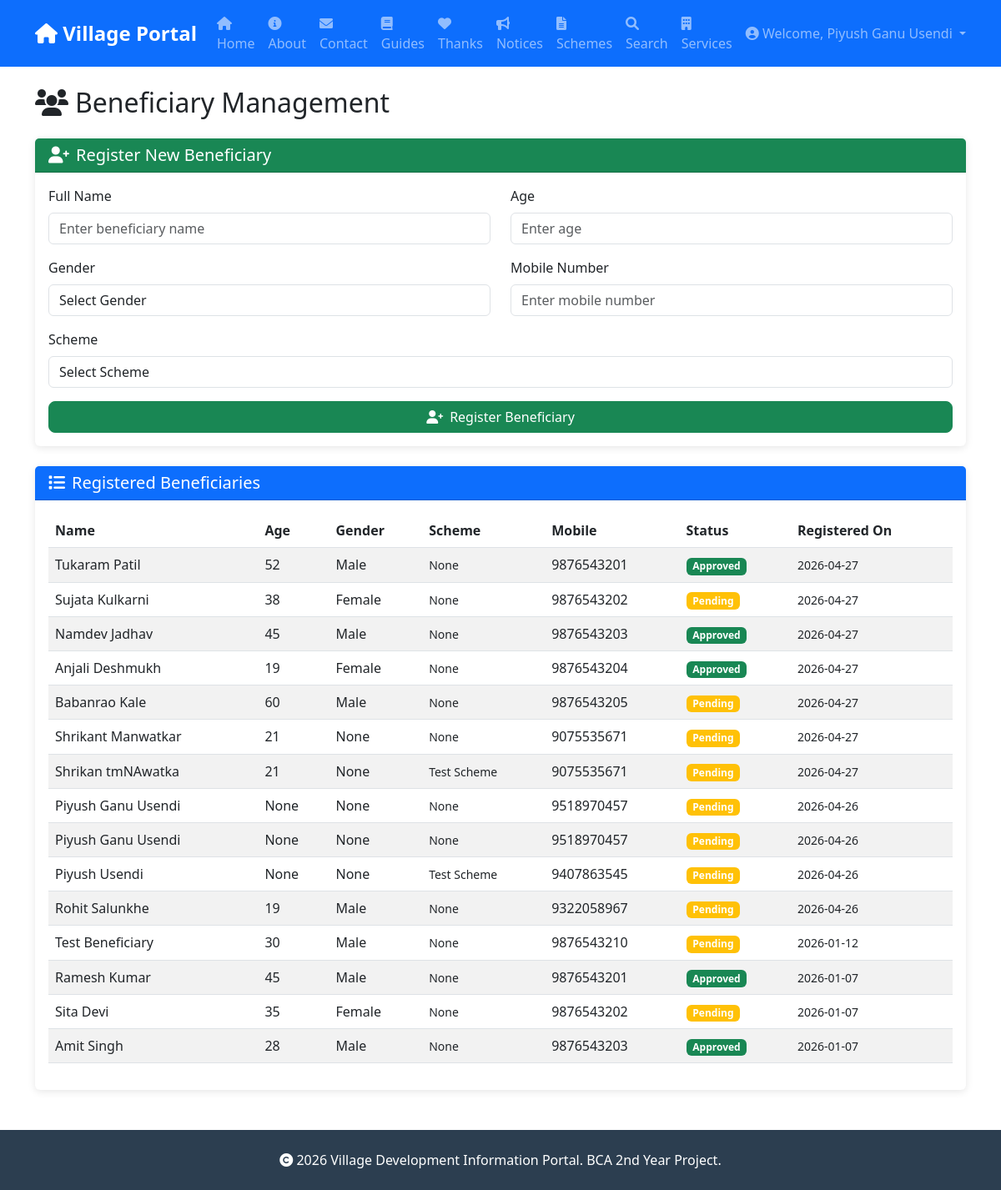
Before: /beneficiaries (signed in) with the older database file.
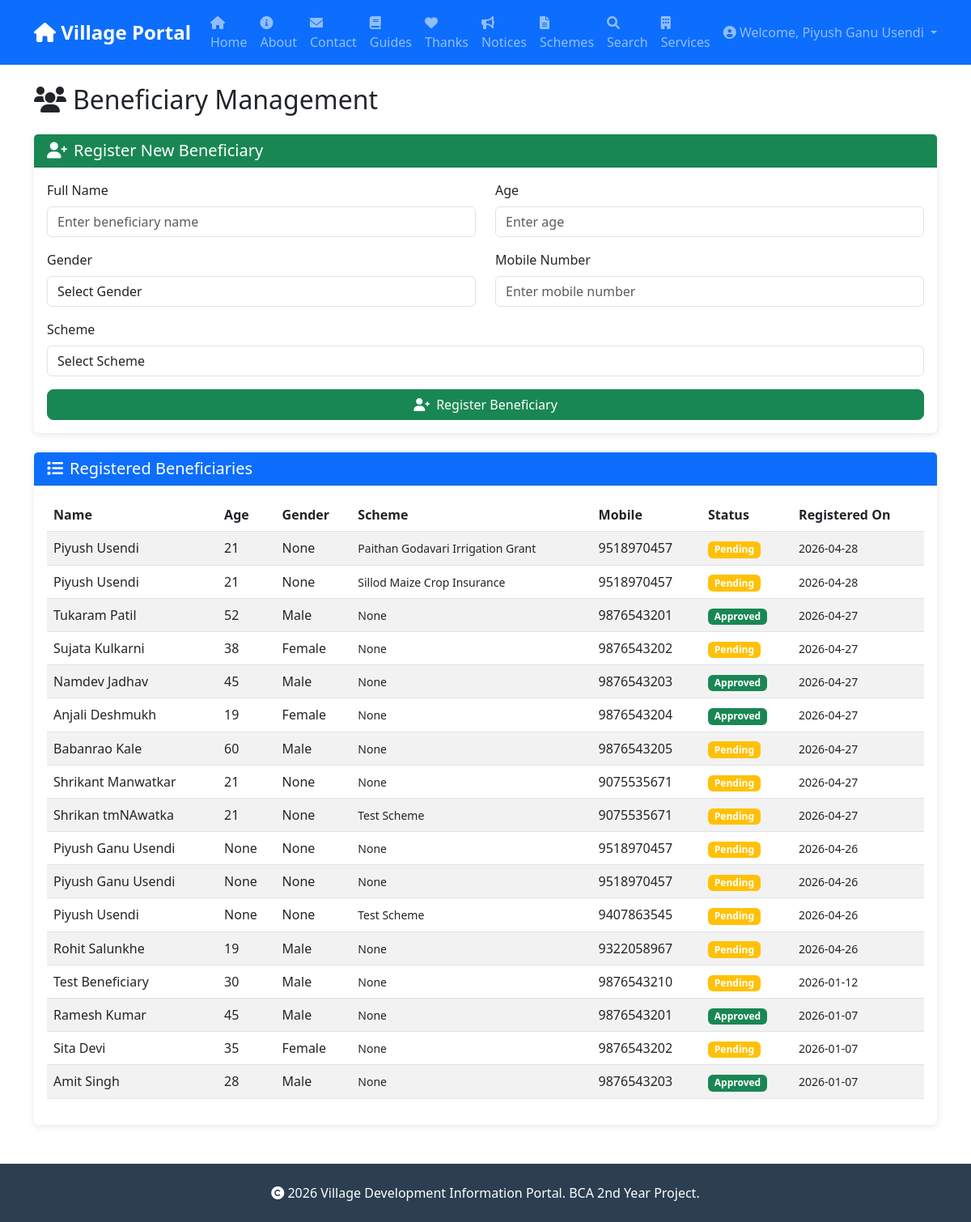
After: the same page with the newer database file.
### tables this page shows
CREATE TABLE users (
            id INTEGER PRIMARY KEY AUTOINCREMENT,
            name TEXT NOT NULL,
            email TEXT UNIQUE NOT NULL,
            password_hash TEXT NOT NULL,
            role TEXT NOT NULL,
            created_at TIMESTAMP DEFAULT CURRENT_TIMESTAMP
        , theme_preference TEXT DEFAULT 'light', location TEXT);

CREATE TABLE beneficiaries (
            id INTEGER PRIMARY KEY AUTOINCREMENT,
            name TEXT NOT NULL,
            age INTEGER,
            gender TEXT,
            scheme_id INTEGER,
            mobile TEXT,
            status TEXT DEFAULT 'Pending',
            registered_on TIMESTAMP DEFAULT CURRENT_TIMESTAMP
        , user_id INTEGER, dob TEXT, aadhaar TEXT);

CREATE TABLE schemes (
            id INTEGER PRIMARY KEY AUTOINCREMENT,
            title TEXT NOT NULL,
            description TEXT,
            department TEXT,
            eligibility TEXT,
            benefits TEXT,
            apply_link TEXT,
            published_on TIMESTAMP DEFAULT CURRENT_TIMESTAMP
        , location TEXT DEFAULT "All");

### app.py (the view)
@app.route('/beneficiaries')
@login_required
def beneficiaries():
    conn = get_db()
    cursor = conn.cursor()
    cursor.execute('''
        SELECT b.*, s.title as scheme_name
        FROM beneficiaries b
        LEFT JOIN schemes s ON b.scheme_id = s.id
        ORDER BY b.registered_on DESC
    ''')
    beneficiaries = cursor.fetchall()
    cursor.execute('SELECT id, title FROM schemes')
    schemes = cursor.fetchall()
    conn.close()
    return render_template('beneficiaries.html',
                         beneficiaries=beneficiaries,
                         schemes=schemes)

### app.py (called while the page is built)
def get_db():
    db_path = app.config.get('DATABASE', 'database.db')
    conn = sqlite3.connect(db_path)
    conn.row_factory = sqlite3.Row
    return conn

@login_manager.user_loader
def load_user(user_id):
    conn = get_db()
    cursor = conn.cursor()
    cursor.execute('SELECT * FROM users WHERE id = ?', (user_id,))
    user = cursor.fetchone()
    conn.close()
    if user:
        return User(user['id'], user['name'], user['email'], user['role'], dict(user).get('location'))
    return None

### templates/beneficiaries.html (shortened to what this page needs)
{% extends "base.html" %}
{% block content %}
<h2 class="mb-4"><i class="fas fa-users me-2"></i>Beneficiary Management</h2>
<div class="card mb-4">
    <div class="card-header bg-success text-white">
        <h5 class="mb-0"><i class="fas fa-user-plus me-2"></i>Register New Beneficiary</h5>
    </div>
    <div class="card-body">
        <form id="addBeneficiaryForm">
            <div class="row">
                <div class="col-md-6">
                    <div class="mb-3">
                        <label class="form-label">Full Name</label>
                        <input type="text" class="form-control" name="name" required
                            placeholder="Enter beneficiary name">
                    </div>
                </div>
                <div class="col-md-6">
                    <div class="mb-3">
                        <label class="form-label">Age</label>
                        <input type="number" class="form-control" name="age" required placeholder="Enter age" min="1"
                            max="120">
                    </div>
                </div>
            </div>
            <div class="row">
                <div class="col-md-6">
                    <div class="mb-3">
                        <label class="form-label">Gender</label>
                        <select class="form-control" name="gender" required>
                            <option value="">Select Gender</option>
                        </select>
                    </div>
                </div>
                <div class="col-md-6">
                    <div class="mb-3">
                        <label class="form-label">Mobile Number</label>
                        <input type="text" class="form-control" name="mobile" required
                            placeholder="Enter mobile number">
                    </div>
                </div>
            </div>
            <div class="mb-3">
                <label class="form-label">Scheme</label>
                <select class="form-control" name="scheme_id" required>
                    <option value="">Select Scheme</option>
                </select>
            </div>
            <button type="submit" class="btn btn-success w-100">
                <i class="fas fa-user-plus me-2"></i>Register Beneficiary
            </button>
        </form>
    </div>
</div>
<div class="card">
    <div class="card-header bg-primary text-white">
        <h5 class="mb-0"><i class="fas fa-list me-2"></i>Registered Beneficiaries</h5>
    </div>
    <div class="card-body">
        {% if beneficiaries %}
        <div class="table-responsive">
            <table class="table table-striped table-hover">
                <thead>
                    <tr>
                        <th>Name</th>
                        <th>Age</th>
                        <th>Gender</th>
                        <th>Scheme</th>
                        <th>Mobile</th>
                        <th>Status</th>
                        <th>Registered On</th>
                    </tr>
                </thead>
                <tbody>
                    {% for beneficiary in beneficiaries %}
                    <tr>
                        <td>{{ beneficiary.name }}</td>
                        <td>{{ beneficiary.age }}</td>
                        <td>{{ beneficiary.gender }}</td>
                        <td>
                            <small>{{ beneficiary.scheme_name }}</small>
                        </td>
                        <td>{{ beneficiary.mobile }}</td>
                        <td>
                            <span
                                class="badge bg-{{ 'success' if beneficiary.status == 'Approved' else 'warning' if beneficiary.status == 'Pending' else 'secondary' }}">
                                {{ beneficiary.status }}
                            </span>
                        </td>
                        <td>
                            <small>{{ beneficiary.registered_on[:10] }}</small>
                        </td>
                    </tr>
                    {% endfor %}
                </tbody>
            </table>
        </div>
        {% else %}
        <div class="alert alert-info text-center">
            <h5><i class="fas fa-info-circle me-2"></i>No beneficiaries registered</h5>
            <p class="mb-0">Use the form above to register new beneficiaries.</p>
        </div>
        {% endif %}
    </div>
</div>
{% endblock %}

### templates/base.html (shortened to what this page needs)
<!DOCTYPE html>
<html lang="en">
<head>
    <link href="https://cdn.jsdelivr.net/npm/bootstrap@5.3.0/dist/css/bootstrap.min.css" rel="stylesheet">
    <link rel="stylesheet" href="https://cdnjs.cloudflare.com/ajax/libs/font-awesome/6.0.0/css/all.min.css">
</head>
<body>
    <nav class="navbar navbar-expand-lg navbar-dark bg-primary sticky-top">
        <div class="container">
            <a class="navbar-brand" href="/">
                <i class="fas fa-home"></i> Village Portal
            </a>
            <div class="collapse navbar-collapse" id="navbarNav">
                <ul class="navbar-nav me-auto">
                    <li class="nav-item">
                        <a class="nav-link" href="/">
                            <i class="fas fa-house"></i> Home
                        </a>
                    </li>
                    <li class="nav-item">
                        <a class="nav-link" href="/about">
                            <i class="fas fa-info-circle"></i> About
                        </a>
                    </li>
                    <li class="nav-item">
                        <a class="nav-link" href="/contact">
                            <i class="fas fa-envelope"></i> Contact
                        </a>
                    </li>
                    <li class="nav-item">
                        <a class="nav-link" href="/documentation">
                            <i class="fas fa-book"></i> Guides
                        </a>
                    </li>
                    <li class="nav-item">
                        <a class="nav-link" href="/acknowledgements">
                            <i class="fas fa-heart"></i> Thanks
                        </a>
                    </li>
                    <li class="nav-item">
                        <a class="nav-link" href="/notices">
                            <i class="fas fa-bullhorn"></i> Notices
                        </a>
                    </li>
                    <li class="nav-item">
                        <a class="nav-link" href="/schemes">
                            <i class="fas fa-file-alt"></i> Schemes
                        </a>
                    </li>
                    <li class="nav-item">
                        <a class="nav-link" href="/search">
                            <i class="fas fa-search"></i> Search
                        </a>
                    </li>
                    <li class="nav-item">
                        <a class="nav-link" href="/services">
                            <i class="fas fa-building"></i> Services
                        </a>
                    </li>
                </ul>
                <ul class="navbar-nav">
                    {% if current_user.is_authenticated %}
                    <li class="nav-item dropdown">
                        <a class="nav-link dropdown-toggle" href="#" id="userDropdown" role="button"
                            data-bs-toggle="dropdown" aria-expanded="false">
                            <i class="fas fa-user-circle"></i> Welcome, {{ current_user.name }}
                        </a>
                    </li>
                    {% endif %}
                </ul>
            </div>
        </div>
    </nav>
    <div class="container mt-4">
        {% block content %}{% endblock %}
    </div>
    <footer class="footer bg-dark text-white py-4 mt-5">
        <div class="container text-center">
            <p class="mb-0">
                <i class="fas fa-copyright"></i> 2026 Village Development Information Portal.
                BCA 2nd Year Project.
            </p>
        </div>
    </footer>
</body>
</html>

### templates/base.html (style rules this page uses)
.navbar-brand { font-weight: bold; font-size: 1.5rem; }
.card { margin-bottom: 20px; border: none; box-shadow: 0 2px 10px rgba(0, 0, 0, 0.1); }
.footer { margin-top: 50px; background: #2c3e50 !important; }
.btn { border-radius: 8px; }
.nav-link { font-weight: 500; }

Changed rows visible on the page:
added beneficiaries: name "Piyush Usendi", age "21", gender "None", scheme_name "Paithan Godavari Irrigation Grant", mobile "9518970457", status "Pending", registered_on "2026-04-28"
added beneficiaries: name "Piyush Usendi", age "21", gender "None", scheme_name "Sillod Maize Crop Insurance", mobile "9518970457", status "Pending", registered_on "2026-04-28"
